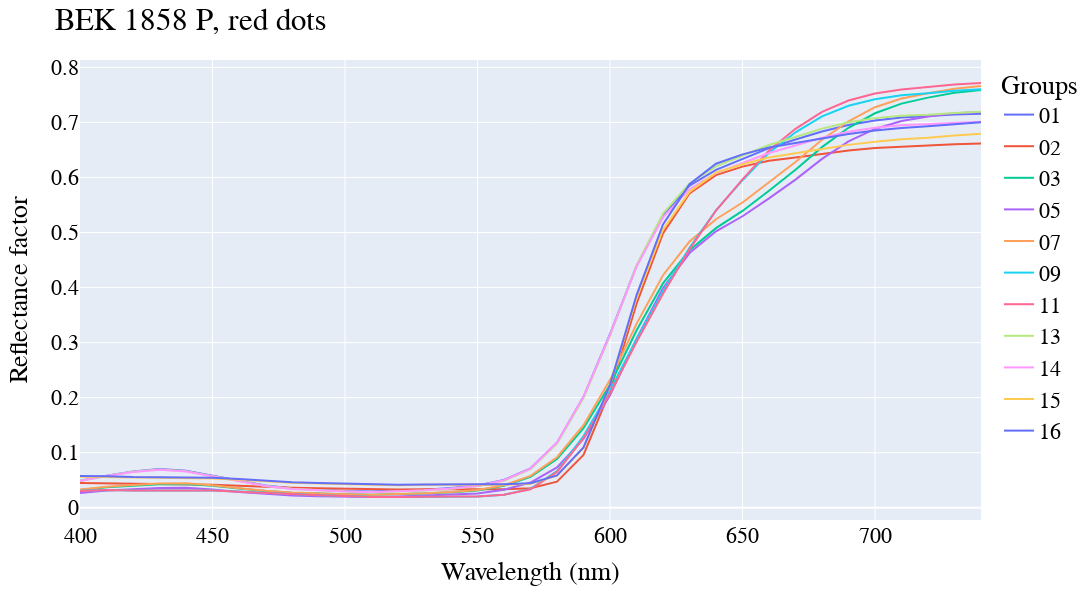

The code cell stored with this chart in its notebook:
### Markdown cell above
# Spectra 
## Plots

### Code cell
df_RS_reds = pd.DataFrame()

for file in files:
    df = pd.read_csv(file, index_col='parameter')
    color = df.loc['color']['value_mean']
    
    if color == 'red':
    
        group = df.loc['group']['value_mean'][-2:]
        patroon = df_groups.loc[group]['patroons']
        spectrum = df_groups.loc[group]['spectra']
        
        data_sp = df.loc['[MEASUREMENT DATA]':][6:].astype('float')

        wl = data_sp.index.astype('float')
        sp_mean = data_sp['value_mean']
        sp_std = data_sp['value_std']
        
        df_data = pd.DataFrame(data = {'groups':group,'spectra':spectrum, 'wl':wl.values, 'sp':sp_mean.values})
        df_RS_reds = pd.concat([df_RS_reds,df_data], axis=0)
        
        
fig = px.line(df_RS_reds, x ='wl',y='sp', color='groups') 

fig.update_layout(
    autosize=False,
    width=1200,
    height=600,
    title="BEK 1858 P, red dots",
    xaxis_title="Wavelength (nm)",
    yaxis_title="Reflectance factor",
    legend_title="Groups",
    font=dict(
        family="Droid Serif",
        size=22,
        color="Black"
    )
)

fig.show()

### Figure 1 — Plotly figure (JSON) as saved in the notebook; plotly's stock layout.template omitted (floating-point values rounded to 4 significant figures)
{"data": [{"hovertemplate": "groups=01<br>wl=%{x}<br>sp=%{y}<extra></extra>", "legendgroup": "01", "line": {"color": "#636efa", "dash": "solid"}, "marker": {"symbol": "circle"}, "mode": "lines", "name": "01", "orientation": "v", "showlegend": true, "type": "scatter", "x": [400, 410, 420, 430, 440, 450, 460, 470, 480, 490, 500, 510, 520, 530, 540, 550, 560, 570, 580, 590, 600, 610, 620, 630, 640, 650, 660, 670, 680, 690, 700, 710, 720, 730, 740], "xaxis": "x", "y": [0.0488, 0.0583, 0.0659, 0.0702, 0.0674, 0.0584, 0.0486, 0.0405, 0.0354, 0.0324, 0.0305, 0.0294, 0.0304, 0.0326, 0.0358, 0.0404, 0.0506, 0.0716, 0.1181, 0.2014, 0.3153, 0.4395, 0.5314, 0.5851, 0.6138, 0.6341, 0.6533, 0.6689, 0.6836, 0.6952, 0.7036, 0.7088, 0.712, 0.7146, 0.7159], "yaxis": "y"}, {"hovertemplate": "groups=02<br>wl=%{x}<br>sp=%{y}<extra></extra>", "legendgroup": "02", "line": {"color": "#EF553B", "dash": "solid"}, "marker": {"symbol": "circle"}, "mode": "lines", "name": "02", "orientation": "v", "showlegend": true, "type": "scatter", "visible": true, "x": [400, 410, 420, 430, 440, 450, 460, 470, 480, 490, 500, 510, 520, 530, 540, 550, 560, 570, 580, 590, 600, 610, 620, 630, 640, 650, 660, 670, 680, 690, 700, 710, 720, 730, 740], "xaxis": "x", "y": [0.045, 0.0445, 0.043, 0.0427, 0.043, 0.0419, 0.0401, 0.0377, 0.0362, 0.0352, 0.0342, 0.0329, 0.0329, 0.0336, 0.0339, 0.0333, 0.0337, 0.0354, 0.0473, 0.0961, 0.2117, 0.3702, 0.4985, 0.5708, 0.6043, 0.6197, 0.6305, 0.6363, 0.6429, 0.6488, 0.6536, 0.6563, 0.658, 0.6604, 0.6615], "yaxis": "y"}, {"hovertemplate": "groups=03<br>wl=%{x}<br>sp=%{y}<extra></extra>", "legendgroup": "03", "line": {"color": "#00cc96", "dash": "solid"}, "marker": {"symbol": "circle"}, "mode": "lines", "name": "03", "orientation": "v", "showlegend": true, "type": "scatter", "visible": true, "x": [400, 410, 420, 430, 440, 450, 460, 470, 480, 490, 500, 510, 520, 530, 540, 550, 560, 570, 580, 590, 600, 610, 620, 630, 640, 650, 660, 670, 680, 690, 700, 710, 720, 730, 740], "xaxis": "x", "y": [0.0322, 0.037, 0.0401, 0.0427, 0.0431, 0.0399, 0.0348, 0.0303, 0.0272, 0.0253, 0.0243, 0.0236, 0.0244, 0.0259, 0.028, 0.0314, 0.0399, 0.056, 0.0884, 0.1444, 0.2234, 0.3219, 0.4077, 0.4677, 0.5079, 0.5392, 0.5759, 0.6139, 0.6551, 0.6902, 0.7166, 0.7341, 0.745, 0.7538, 0.7591], "yaxis": "y"}, {"hovertemplate": "groups=05<br>wl=%{x}<br>sp=%{y}<extra></extra>", "legendgroup": "05", "line": {"color": "#ab63fa", "dash": "solid"}, "marker": {"symbol": "circle"}, "mode": "lines", "name": "05", "orientation": "v", "showlegend": true, "type": "scatter", "visible": true, "x": [400, 410, 420, 430, 440, 450, 460, 470, 480, 490, 500, 510, 520, 530, 540, 550, 560, 570, 580, 590, 600, 610, 620, 630, 640, 650, 660, 670, 680, 690, 700, 710, 720, 730, 740], "xaxis": "x", "y": [0.0269, 0.0312, 0.0338, 0.036, 0.0363, 0.0332, 0.0286, 0.0248, 0.0223, 0.0209, 0.0202, 0.0197, 0.0205, 0.0219, 0.0236, 0.026, 0.0327, 0.0457, 0.0732, 0.1252, 0.2042, 0.3065, 0.399, 0.4627, 0.5022, 0.5295, 0.5621, 0.596, 0.6337, 0.6654, 0.6881, 0.7027, 0.7107, 0.7165, 0.7188], "yaxis": "y"}, {"hovertemplate": "groups=07<br>wl=%{x}<br>sp=%{y}<extra></extra>", "legendgroup": "07", "line": {"color": "#FFA15A", "dash": "solid"}, "marker": {"symbol": "circle"}, "mode": "lines", "name": "07", "orientation": "v", "showlegend": true, "type": "scatter", "visible": true, "x": [400, 410, 420, 430, 440, 450, 460, 470, 480, 490, 500, 510, 520, 530, 540, 550, 560, 570, 580, 590, 600, 610, 620, 630, 640, 650, 660, 670, 680, 690, 700, 710, 720, 730, 740], "xaxis": "x", "y": [0.033, 0.0379, 0.0414, 0.044, 0.0444, 0.0409, 0.0355, 0.0308, 0.0275, 0.0256, 0.0245, 0.0237, 0.0246, 0.0262, 0.0286, 0.0321, 0.0409, 0.0579, 0.0917, 0.1499, 0.2324, 0.334, 0.4224, 0.4836, 0.5241, 0.5545, 0.5912, 0.6282, 0.6686, 0.7021, 0.7276, 0.7434, 0.753, 0.7612, 0.766], "yaxis": "y"}, {"hovertemplate": "groups=09<br>wl=%{x}<br>sp=%{y}<extra></extra>", "legendgroup": "09", "line": {"color": "#19d3f3", "dash": "solid"}, "marker": {"symbol": "circle"}, "mode": "lines", "name": "09", "orientation": "v", "showlegend": true, "type": "scatter", "visible": true, "x": [400, 410, 420, 430, 440, 450, 460, 470, 480, 490, 500, 510, 520, 530, 540, 550, 560, 570, 580, 590, 600, 610, 620, 630, 640, 650, 660, 670, 680, 690, 700, 710, 720, 730, 740], "xaxis": "x", "y": [0.0308, 0.0323, 0.0314, 0.0315, 0.0322, 0.0315, 0.0295, 0.0269, 0.0246, 0.0228, 0.0211, 0.0195, 0.0197, 0.0203, 0.0204, 0.0204, 0.0236, 0.0342, 0.0666, 0.1302, 0.2129, 0.3061, 0.3931, 0.472, 0.5403, 0.595, 0.6448, 0.682, 0.7111, 0.7302, 0.7422, 0.7492, 0.7532, 0.7576, 0.7603], "yaxis": "y"}, {"hovertemplate": "groups=11<br>wl=%{x}<br>sp=%{y}<extra></extra>", "legendgroup": "11", "line": {"color": "#FF6692", "dash": "solid"}, "marker": {"symbol": "circle"}, "mode": "lines", "name": "11", "orientation": "v", "showlegend": true, "type": "scatter", "visible": true, "x": [400, 410, 420, 430, 440, 450, 460, 470, 480, 490, 500, 510, 520, 530, 540, 550, 560, 570, 580, 590, 600, 610, 620, 630, 640, 650, 660, 670, 680, 690, 700, 710, 720, 730, 740], "xaxis": "x", "y": [0.0305, 0.032, 0.0311, 0.0313, 0.0319, 0.0311, 0.0292, 0.0267, 0.0243, 0.0227, 0.0211, 0.0196, 0.0197, 0.0204, 0.0205, 0.0204, 0.0235, 0.0335, 0.065, 0.1264, 0.2077, 0.301, 0.3886, 0.4694, 0.5399, 0.5966, 0.6491, 0.6884, 0.7193, 0.7398, 0.7524, 0.7597, 0.7638, 0.769, 0.7716], "yaxis": "y"}, {"hovertemplate": "groups=13<br>wl=%{x}<br>sp=%{y}<extra></extra>", "legendgroup": "13", "line": {"color": "#B6E880", "dash": "solid"}, "marker": {"symbol": "circle"}, "mode": "lines", "name": "13", "orientation": "v", "showlegend": true, "type": "scatter", "visible": true, "x": [400, 410, 420, 430, 440, 450, 460, 470, 480, 490, 500, 510, 520, 530, 540, 550, 560, 570, 580, 590, 600, 610, 620, 630, 640, 650, 660, 670, 680, 690, 700, 710, 720, 730, 740], "xaxis": "x", "y": [0.0484, 0.0578, 0.0652, 0.0694, 0.0665, 0.0573, 0.0474, 0.0396, 0.0343, 0.0312, 0.0294, 0.0282, 0.0292, 0.0314, 0.0347, 0.0392, 0.0491, 0.07, 0.1165, 0.1993, 0.3128, 0.4403, 0.5344, 0.5892, 0.6202, 0.6394, 0.6589, 0.6735, 0.6887, 0.7002, 0.7078, 0.7122, 0.714, 0.7172, 0.7192], "yaxis": "y"}, {"hovertemplate": "groups=14<br>wl=%{x}<br>sp=%{y}<extra></extra>", "legendgroup": "14", "line": {"color": "#FF97FF", "dash": "solid"}, "marker": {"symbol": "circle"}, "mode": "lines", "name": "14", "orientation": "v", "showlegend": true, "type": "scatter", "visible": true, "x": [400, 410, 420, 430, 440, 450, 460, 470, 480, 490, 500, 510, 520, 530, 540, 550, 560, 570, 580, 590, 600, 610, 620, 630, 640, 650, 660, 670, 680, 690, 700, 710, 720, 730, 740], "xaxis": "x", "y": [0.0484, 0.0576, 0.0648, 0.0689, 0.0659, 0.057, 0.0472, 0.0395, 0.0342, 0.0312, 0.0294, 0.0283, 0.0293, 0.0316, 0.035, 0.0396, 0.0499, 0.0712, 0.1184, 0.2017, 0.3142, 0.4379, 0.5274, 0.5786, 0.608, 0.626, 0.6445, 0.658, 0.6723, 0.6831, 0.6903, 0.6947, 0.6968, 0.6999, 0.7014], "yaxis": "y"}, {"hovertemplate": "groups=15<br>wl=%{x}<br>sp=%{y}<extra></extra>", "legendgroup": "15", "line": {"color": "#FECB52", "dash": "solid"}, "marker": {"symbol": "circle"}, "mode": "lines", "name": "15", "orientation": "v", "showlegend": true, "type": "scatter", "visible": true, "x": [400, 410, 420, 430, 440, 450, 460, 470, 480, 490, 500, 510, 520, 530, 540, 550, 560, 570, 580, 590, 600, 610, 620, 630, 640, 650, 660, 670, 680, 690, 700, 710, 720, 730, 740], "xaxis": "x", "y": [0.0562, 0.0558, 0.0544, 0.0543, 0.0546, 0.0533, 0.0509, 0.048, 0.0456, 0.0439, 0.0428, 0.041, 0.0408, 0.0416, 0.0422, 0.0416, 0.0418, 0.0437, 0.0582, 0.1085, 0.2222, 0.3814, 0.5051, 0.5739, 0.6088, 0.6241, 0.6362, 0.6434, 0.6517, 0.6592, 0.665, 0.6692, 0.672, 0.6764, 0.6794], "yaxis": "y"}, {"hovertemplate": "groups=16<br>wl=%{x}<br>sp=%{y}<extra></extra>", "legendgroup": "16", "line": {"color": "#636efa", "dash": "solid"}, "marker": {"symbol": "circle"}, "mode": "lines", "name": "16", "orientation": "v", "showlegend": true, "type": "scatter", "visible": true, "x": [400, 410, 420, 430, 440, 450, 460, 470, 480, 490, 500, 510, 520, 530, 540, 550, 560, 570, 580, 590, 600, 610, 620, 630, 640, 650, 660, 670, 680, 690, 700, 710, 720, 730, 740], "xaxis": "x", "y": [0.0577, 0.0574, 0.0557, 0.0555, 0.0558, 0.0544, 0.0521, 0.0491, 0.0465, 0.0449, 0.0437, 0.042, 0.0417, 0.0424, 0.043, 0.0425, 0.0425, 0.0445, 0.0587, 0.1094, 0.2232, 0.3859, 0.5148, 0.5878, 0.625, 0.6419, 0.6545, 0.6622, 0.6708, 0.6789, 0.6851, 0.6898, 0.693, 0.6972, 0.7005], "yaxis": "y"}], "layout": {"autosize": false, "font": {"color": "Black", "family": "Droid Serif", "size": 22}, "height": 600, "legend": {"title": {"text": "Groups"}, "tracegroupgap": 0}, "margin": {"t": 60}, "title": {"text": "BEK 1858 P, red dots"}, "width": 1200, "xaxis": {"anchor": "y", "autorange": true, "domain": [0, 1], "range": [400, 740], "title": {"text": "Wavelength (nm)"}, "type": "linear"}, "yaxis": {"anchor": "x", "autorange": true, "domain": [0, 1], "range": [-0.02228, 0.8134], "title": {"text": "Reflectance factor"}, "type": "linear"}}}
